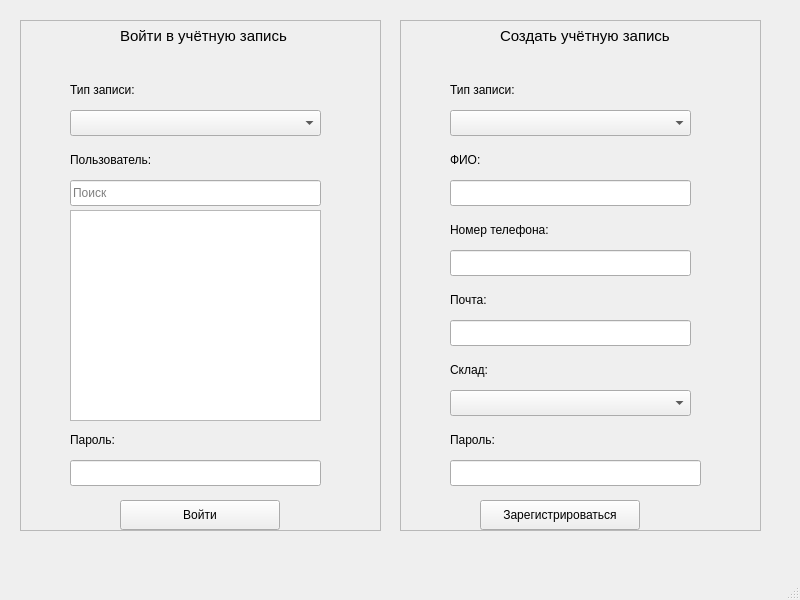
<?xml version="1.0" encoding="UTF-8"?>
<ui version="4.0">
 <class>MainWindow</class>
 <widget class="QMainWindow" name="MainWindow">
  <property name="geometry">
   <rect>
    <x>0</x>
    <y>0</y>
    <width>800</width>
    <height>600</height>
   </rect>
  </property>
  <property name="windowTitle">
   <string>АС &quot;Склад товаров компьютерных компонентов&quot;</string>
  </property>
  <widget class="QWidget" name="centralwidget">
   <widget class="QFrame" name="loginFrame">
    <property name="geometry">
     <rect>
      <x>20</x>
      <y>20</y>
      <width>361</width>
      <height>511</height>
     </rect>
    </property>
    <property name="frameShape">
     <enum>QFrame::Shape::StyledPanel</enum>
    </property>
    <property name="frameShadow">
     <enum>QFrame::Shadow::Raised</enum>
    </property>
    <widget class="QComboBox" name="loginAccountType">
     <property name="geometry">
      <rect>
       <x>50</x>
       <y>90</y>
       <width>251</width>
       <height>26</height>
      </rect>
     </property>
     <property name="currentText">
      <string/>
     </property>
    </widget>
    <widget class="QLabel" name="label_2">
     <property name="geometry">
      <rect>
       <x>50</x>
       <y>60</y>
       <width>101</width>
       <height>20</height>
      </rect>
     </property>
     <property name="text">
      <string>Тип записи:</string>
     </property>
    </widget>
    <widget class="QTableWidget" name="usersTable">
     <property name="geometry">
      <rect>
       <x>50</x>
       <y>190</y>
       <width>251</width>
       <height>211</height>
      </rect>
     </property>
    </widget>
    <widget class="QLineEdit" name="searchField">
     <property name="geometry">
      <rect>
       <x>50</x>
       <y>160</y>
       <width>251</width>
       <height>26</height>
      </rect>
     </property>
     <property name="placeholderText">
      <string>Поиск</string>
     </property>
    </widget>
    <widget class="QLabel" name="label_3">
     <property name="geometry">
      <rect>
       <x>50</x>
       <y>130</y>
       <width>121</width>
       <height>20</height>
      </rect>
     </property>
     <property name="text">
      <string>Пользователь:</string>
     </property>
    </widget>
    <widget class="QLineEdit" name="loginPassword">
     <property name="geometry">
      <rect>
       <x>50</x>
       <y>440</y>
       <width>251</width>
       <height>26</height>
      </rect>
     </property>
    </widget>
    <widget class="QLabel" name="label_4">
     <property name="geometry">
      <rect>
       <x>50</x>
       <y>410</y>
       <width>121</width>
       <height>20</height>
      </rect>
     </property>
     <property name="text">
      <string>Пароль:</string>
     </property>
    </widget>
    <widget class="QLabel" name="label">
     <property name="geometry">
      <rect>
       <x>100</x>
       <y>0</y>
       <width>221</width>
       <height>31</height>
      </rect>
     </property>
     <property name="font">
      <font>
       <pointsize>11</pointsize>
      </font>
     </property>
     <property name="text">
      <string>Войти в учётную запись</string>
     </property>
    </widget>
    <widget class="QPushButton" name="loginButton">
     <property name="geometry">
      <rect>
       <x>100</x>
       <y>480</y>
       <width>160</width>
       <height>30</height>
      </rect>
     </property>
     <property name="text">
      <string>Войти</string>
     </property>
    </widget>
   </widget>
   <widget class="QFrame" name="signup_frame">
    <property name="geometry">
     <rect>
      <x>400</x>
      <y>20</y>
      <width>361</width>
      <height>511</height>
     </rect>
    </property>
    <property name="frameShape">
     <enum>QFrame::Shape::StyledPanel</enum>
    </property>
    <property name="frameShadow">
     <enum>QFrame::Shadow::Raised</enum>
    </property>
    <widget class="QComboBox" name="signupAccountType">
     <property name="geometry">
      <rect>
       <x>50</x>
       <y>90</y>
       <width>241</width>
       <height>26</height>
      </rect>
     </property>
    </widget>
    <widget class="QLabel" name="label_5">
     <property name="geometry">
      <rect>
       <x>50</x>
       <y>60</y>
       <width>101</width>
       <height>20</height>
      </rect>
     </property>
     <property name="text">
      <string>Тип записи:</string>
     </property>
    </widget>
    <widget class="QLineEdit" name="signupPassword">
     <property name="geometry">
      <rect>
       <x>50</x>
       <y>440</y>
       <width>251</width>
       <height>26</height>
      </rect>
     </property>
    </widget>
    <widget class="QLabel" name="label_7">
     <property name="geometry">
      <rect>
       <x>50</x>
       <y>410</y>
       <width>121</width>
       <height>20</height>
      </rect>
     </property>
     <property name="text">
      <string>Пароль:</string>
     </property>
    </widget>
    <widget class="QLabel" name="label_8">
     <property name="geometry">
      <rect>
       <x>100</x>
       <y>0</y>
       <width>221</width>
       <height>31</height>
      </rect>
     </property>
     <property name="font">
      <font>
       <pointsize>11</pointsize>
      </font>
     </property>
     <property name="text">
      <string>Создать учётную запись</string>
     </property>
    </widget>
    <widget class="QStackedWidget" name="signupStackedWidget">
     <property name="geometry">
      <rect>
       <x>50</x>
       <y>130</y>
       <width>251</width>
       <height>271</height>
      </rect>
     </property>
     <property name="currentIndex">
      <number>0</number>
     </property>
     <widget class="QWidget" name="page">
      <widget class="QLabel" name="label_14">
       <property name="geometry">
        <rect>
         <x>0</x>
         <y>140</y>
         <width>63</width>
         <height>20</height>
        </rect>
       </property>
       <property name="text">
        <string>Почта:</string>
       </property>
      </widget>
      <widget class="QLabel" name="label_15">
       <property name="geometry">
        <rect>
         <x>0</x>
         <y>70</y>
         <width>151</width>
         <height>20</height>
        </rect>
       </property>
       <property name="text">
        <string>Номер телефона:</string>
       </property>
      </widget>
      <widget class="QLabel" name="label_16">
       <property name="geometry">
        <rect>
         <x>0</x>
         <y>0</y>
         <width>63</width>
         <height>20</height>
        </rect>
       </property>
       <property name="text">
        <string>ФИО:</string>
       </property>
      </widget>
      <widget class="QLineEdit" name="employeeFullname">
       <property name="geometry">
        <rect>
         <x>0</x>
         <y>30</y>
         <width>241</width>
         <height>26</height>
        </rect>
       </property>
      </widget>
      <widget class="QLineEdit" name="employeeEmail">
       <property name="geometry">
        <rect>
         <x>0</x>
         <y>170</y>
         <width>241</width>
         <height>26</height>
        </rect>
       </property>
      </widget>
      <widget class="QLineEdit" name="employeePhone">
       <property name="geometry">
        <rect>
         <x>0</x>
         <y>100</y>
         <width>241</width>
         <height>26</height>
        </rect>
       </property>
      </widget>
      <widget class="QLabel" name="label_17">
       <property name="geometry">
        <rect>
         <x>0</x>
         <y>210</y>
         <width>63</width>
         <height>20</height>
        </rect>
       </property>
       <property name="text">
        <string>Склад:</string>
       </property>
      </widget>
      <widget class="QComboBox" name="employeeWarehouse">
       <property name="geometry">
        <rect>
         <x>0</x>
         <y>240</y>
         <width>241</width>
         <height>26</height>
        </rect>
       </property>
      </widget>
     </widget>
     <widget class="QWidget" name="page_2">
      <widget class="QLabel" name="label_6">
       <property name="geometry">
        <rect>
         <x>0</x>
         <y>0</y>
         <width>63</width>
         <height>20</height>
        </rect>
       </property>
       <property name="text">
        <string>ФИО:</string>
       </property>
      </widget>
      <widget class="QLineEdit" name="userFullname">
       <property name="geometry">
        <rect>
         <x>0</x>
         <y>30</y>
         <width>241</width>
         <height>26</height>
        </rect>
       </property>
      </widget>
      <widget class="QLabel" name="label_9">
       <property name="geometry">
        <rect>
         <x>0</x>
         <y>70</y>
         <width>151</width>
         <height>20</height>
        </rect>
       </property>
       <property name="text">
        <string>Номер телефона:</string>
       </property>
      </widget>
      <widget class="QLineEdit" name="userPhone">
       <property name="geometry">
        <rect>
         <x>0</x>
         <y>100</y>
         <width>241</width>
         <height>26</height>
        </rect>
       </property>
      </widget>
      <widget class="QLabel" name="label_10">
       <property name="geometry">
        <rect>
         <x>0</x>
         <y>140</y>
         <width>63</width>
         <height>20</height>
        </rect>
       </property>
       <property name="text">
        <string>Почта:</string>
       </property>
      </widget>
      <widget class="QLineEdit" name="userEmail">
       <property name="geometry">
        <rect>
         <x>0</x>
         <y>170</y>
         <width>241</width>
         <height>26</height>
        </rect>
       </property>
      </widget>
     </widget>
     <widget class="QWidget" name="page_3">
      <widget class="QLabel" name="label_11">
       <property name="geometry">
        <rect>
         <x>0</x>
         <y>140</y>
         <width>63</width>
         <height>20</height>
        </rect>
       </property>
       <property name="text">
        <string>Почта:</string>
       </property>
      </widget>
      <widget class="QLabel" name="label_12">
       <property name="geometry">
        <rect>
         <x>0</x>
         <y>70</y>
         <width>151</width>
         <height>20</height>
        </rect>
       </property>
       <property name="text">
        <string>Номер телефона:</string>
       </property>
      </widget>
      <widget class="QLabel" name="label_13">
       <property name="geometry">
        <rect>
         <x>0</x>
         <y>0</y>
         <width>231</width>
         <height>20</height>
        </rect>
       </property>
       <property name="text">
        <string>ФИО или название компании:</string>
       </property>
      </widget>
      <widget class="QLineEdit" name="ownerName">
       <property name="geometry">
        <rect>
         <x>0</x>
         <y>30</y>
         <width>241</width>
         <height>26</height>
        </rect>
       </property>
      </widget>
      <widget class="QLineEdit" name="ownerEmail">
       <property name="geometry">
        <rect>
         <x>0</x>
         <y>170</y>
         <width>241</width>
         <height>26</height>
        </rect>
       </property>
      </widget>
      <widget class="QLineEdit" name="ownerPhone">
       <property name="geometry">
        <rect>
         <x>0</x>
         <y>100</y>
         <width>241</width>
         <height>26</height>
        </rect>
       </property>
      </widget>
      <widget class="QLabel" name="label_18">
       <property name="geometry">
        <rect>
         <x>0</x>
         <y>210</y>
         <width>63</width>
         <height>20</height>
        </rect>
       </property>
       <property name="text">
        <string>ИНН</string>
       </property>
      </widget>
      <widget class="QLineEdit" name="ownerTaxNumber">
       <property name="geometry">
        <rect>
         <x>0</x>
         <y>230</y>
         <width>241</width>
         <height>26</height>
        </rect>
       </property>
      </widget>
     </widget>
    </widget>
    <widget class="QPushButton" name="signupButton">
     <property name="geometry">
      <rect>
       <x>80</x>
       <y>480</y>
       <width>160</width>
       <height>30</height>
      </rect>
     </property>
     <property name="text">
      <string>Зарегистрироваться</string>
     </property>
    </widget>
   </widget>
  </widget>
  <widget class="QMenuBar" name="menubar">
   <property name="geometry">
    <rect>
     <x>0</x>
     <y>0</y>
     <width>800</width>
     <height>26</height>
    </rect>
   </property>
  </widget>
  <widget class="QStatusBar" name="statusbar"/>
 </widget>
 <resources/>
 <connections/>
</ui>
